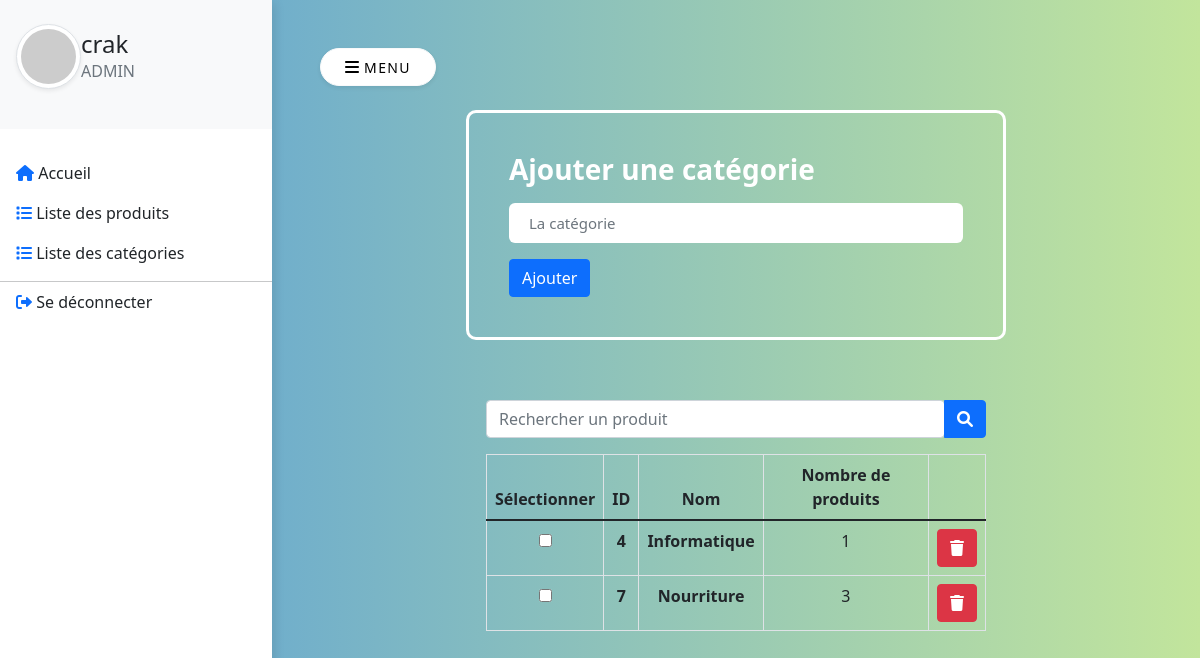
Page /index.php?p=listeCategories (signed in) on the committed database.
### tables this page shows
CREATE TABLE "utilisateur" (
	"id"	TEXT NOT NULL,
	"ville"	TEXT NOT NULL,
	"mdp"	TEXT NOT NULL,
	"role"	TEXT NOT NULL,
	"solde"	INTEGER NOT NULL DEFAULT 0,
	PRIMARY KEY("id")
);

CREATE TABLE "categorie" (
	"id"	INTEGER NOT NULL,
	"ref"	TEXT NOT NULL UNIQUE,
	PRIMARY KEY("id" AUTOINCREMENT)
);

### BDD/Commun.php (called while the page is built, shortened)
<?php
class Commun {
    protected $pdo;
    function __construct()
    {
        $this->pdo = new PDO('sqlite:../BDD/commerce.db', null, null, [
            PDO::ATTR_ERRMODE => PDO::ERRMODE_EXCEPTION,
            PDO::ATTR_DEFAULT_FETCH_MODE => PDO::FETCH_ASSOC
        ]);
    }
    function getRole($id): string
    {
        $req = "SELECT role FROM utilisateur WHERE id = :id";
        $p = $this->pdo->prepare($req);
        $p->execute([
            'id' => $id
        ]);
        return $p->fetch()['role'];
    }
    function getLesCategories(): array
    {
        $req = "SELECT * FROM categorie ORDER by id";
        $p = $this->pdo->query($req);
        return $p->fetchAll();
    }
    function getLesProduitsCategorie(int $idCategorie): array
    {
        $req = "SELECT * FROM produit
                JOIN categorie on categorie.id = produit.idCategorie
                WHERE produit.idCategorie = :idCategorie";
        $p = $this->pdo->prepare($req);
        $p->execute([
            'idCategorie' => $idCategorie
        ]);
        return $p->fetchAll();
    }
}

### pages/admin/listeCategories.php (the view, shortened to what this page needs)
<div class="form-body">
    <div class="row">
        <div class="form-holder">
            <div class="form-content">
                <div class="form-items">
                    <h3>Ajouter une catégorie</h3>
                    <form action="index.php?p=listeCategories" class="requires-validation" method="POST">
                        <div class="col-md-12">
                            <input class="form-control" type="text" name="ref" placeholder="La catégorie" required>
                        </div>
                        <div class="form-button mt-3">
                            <button type="submit" class="btn btn-primary">Ajouter</button>
                        </div>
                    </form>
                </div>
            </div>
            <div class="container-categorie text-center">
                <div class="input-group">
                    <input type="search" class="form-control rounded" id="rechercherProduit" placeholder="Rechercher un produit" />
                    <button type="button" class="btn btn-primary">
                        <i class="fas fa-search"></i>
                    </button>
                </div>
                <form action="index.php?p=supprimerCategorie" method="POST" class="mt-3">
                    <table class="table table-bordered mt-3">
                        <thead>
                            <tr>
                                <th scope="col">Sélectionner</th>
                                <th scope="col">ID</th>
                                <th scope="col">Nom</th>
                                <th scope="col">Nombre de produits</th>
                                <th scope="col"></th>
                            </tr>
                        </thead>
                        <tbody>
                            <?php foreach ($lesCategories as $categorie) :
                                $id = htmlentities($categorie['id']);
                                $ref = htmlentities($categorie['ref']);
                                $nbProduits = (int)count($pdo->getLesProduitsCategorie($id));
                            ?>
                                <tr class="leProduit">
                                    <th scope="row"><input type="checkbox" name="lesCategories[<?= $id ?>]" class="leProduit-supprimer" onchange="selectMultiples(this)"></th>
                                    <th scope="row"><?= $id ?></th>
                                    <th scope="row"><span class="leProduit-nom"><?= $ref ?></span></th>
                                    <td><?= $nbProduits ?></td>
                                    <td>
                                        <a href="index.php?p=supprimerCategorie&id=<?= $id ?>" class="btn btn-danger"><i class="fas fa-trash"></i></a>
                                    </td>
                                </tr>
                            <?php endforeach ?>
                        </tbody>
                    </table>
                </form>
            </div>
        </div>
    </div>
</div>

### elements/header.php (shortened to what this page needs)
<!DOCTYPE html>
<html lang="fr">
<head>
    <link rel="stylesheet" href="https://cdnjs.cloudflare.com/ajax/libs/font-awesome/6.0.0-beta3/css/all.min.css" />
    <link href="https://cdn.jsdelivr.net/npm/bootstrap@5.1.3/dist/css/bootstrap.min.css" rel="stylesheet">
    <link rel="stylesheet" href="<?= $css ?>">
</head>
<body>
    <div class="vertical-nav bg-white h-100" id="sidebar">
        <div class="py-4 px-3 mb-4 bg-light">
            <div class="media d-flex align-items-center"><img src="https://picsum.photos/200" alt="..." width="65" class="mr-3 rounded-circle img-thumbnail shadow-sm">
                <div class="media-body">
                    <h4 class="m-0"><?= $sid ?></h4>
                    <p class="font-weight-light text-muted mb-0"><?= $role ?? 'Visiteur' ?></p>
                </div>
            </div>
        </div>
        <ul class="nav flex-column bg-white mb-0">
            <?= nav_link('fas fa-home', 'accueil', 'Accueil') ?>
            <?php if (!$sid) : ?>
                <?= nav_link('fas fa-user', 'connexion', 'Se connecter') ?>
                <?= nav_link('fas fa-user-plus', 'inscription', "S'incrire") ?>
            <?php else : ?>
                <?php if ($role === 'CLIENT') : ?>
                    <?= nav_link('fas fa-shopping-cart', 'panier', 'Mon panier') ?>
                    <?= nav_link('far fa-credit-card', 'credit', 'Ajouter du crédit') ?>
                    <?= nav_link('fas fa-book', 'historiqueAchats', "Mes historiques d'achats") ?>
                    <?= nav_link('fas fa-bell', 'notification', "Notification") ?>
                    <?php else : if ($role === 'ADMIN') : ?>
                        <?= nav_link('fas fa-list', 'listeProduits', 'Liste des produits') ?>
                        <?= nav_link('fas fa-list', 'listeCategories', 'Liste des catégories') ?>
                    <?php endif ?>
                <?php endif ?>
                <hr class="mb-0 mt-2">
                <?= nav_link('fas fa-sign-out-alt', 'deconnexion', 'Se déconnecter') ?>
            <?php endif ?>
        </ul>
    </div>
    <div class="page-content p-5" id="content">
        <button id="sidebarCollapse" type="button" class="btn btn-light bg-white rounded-pill shadow-sm px-4 mb-4"><i class="fa fa-bars mr-2"></i><small class="text-uppercase font-weight-bold"> Menu</small></button>

### public/CSS/main.css (style rules this page uses)
body { background: #599fd9; background: -webkit-linear-gradient(to right, #599fd9, #c2e59c); background: linear-gradient(to right, #599fd9, #c2e59c); min-height: 100vh; overflow-x: hidden; }
.text-uppercase { letter-spacing: 0.1em; }
.vertical-nav { min-width: 17rem; width: 17rem; height: 100vh; position: fixed; top: 0; left: 0; box-shadow: 3px 3px 10px rgba(0, 0, 0, 0.1); transition: all 0.4s; }
.page-content { width: calc(100% - 17rem); margin-left: 17rem; transition: all 0.4s; }
.form-holder { display: flex; flex-direction: column; justify-content: center; align-items: center; text-align: center; }
.form-holder .form-content { position: relative; text-align: center; display: -webkit-box; display: -moz-box; display: -ms-flexbox; display: -webkit-flex; display: flex; -webkit-justify-content: center; justify-content: center; -webkit-align-items: center; align-items: center; margin-bottom: 60px; }
.form-content .form-items { border: 3px solid #fff; padding: 40px; display: inline-block; width: 100%; min-width: 540px; -webkit-border-radius: 10px; -moz-border-radius: 10px; border-radius: 10px; text-align: left; -webkit-transition: all 0.4s ease; transition: all 0.4s ease; }
.form-content h3 { color: #fff; text-align: left; font-size: 28px; font-weight: 600; margin-bottom: 5px; }
.form-content input[type=text], .form-content input[type=password] { width: 100%; padding: 9px 20px; text-align: left; border: 0; outline: 0; border-radius: 6px; background-color: #fff; font-size: 15px; font-weight: 300; color: #8D8D8D; -webkit-transition: all 0.3s ease; transition: all 0.3s ease; margin-top: 16px; }
.container-categorie { width: 500px; }

### rows in the picture
utilisateur: role "ADMIN"
categorie: id "4", ref "Informatique", nbProduits "1"
categorie: id "7", ref "Nourriture", nbProduits "3"

### other values in the picture
$sid "crak"
$titre "Accueil Liste des produits Liste des catégories Se déconnecter"
